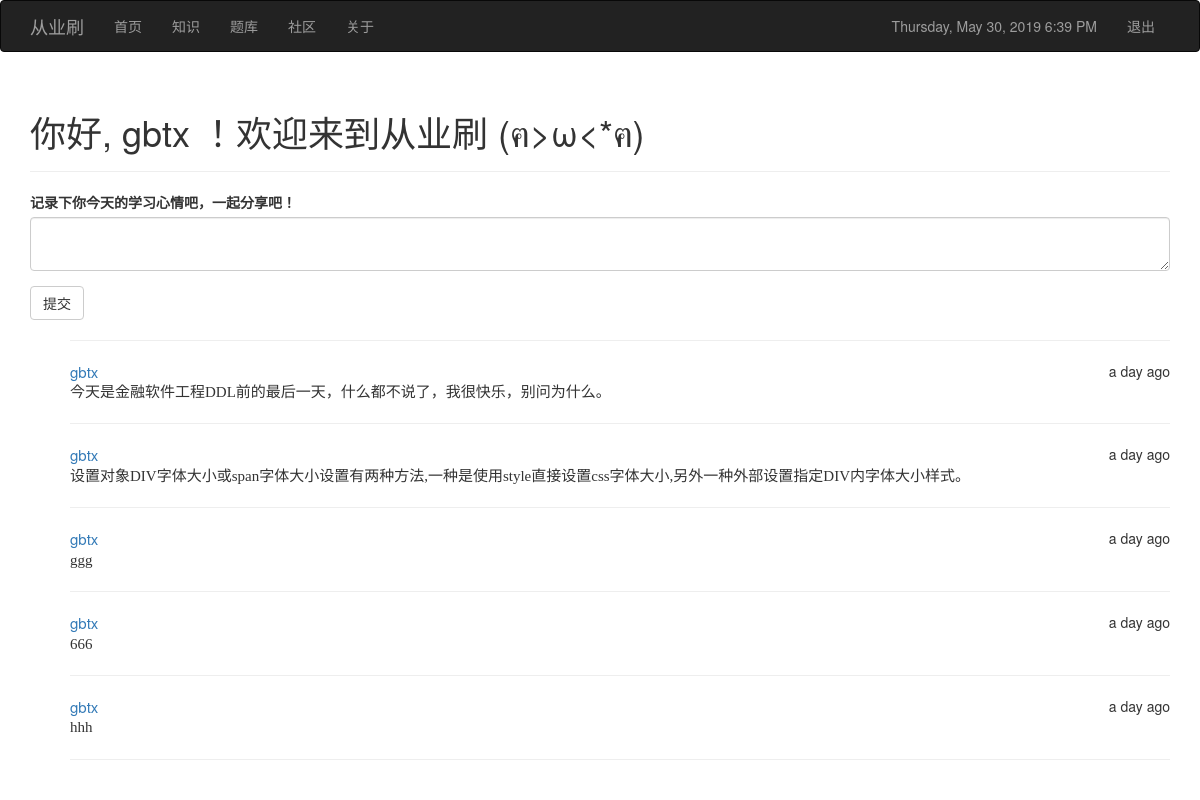
The app's page /community (signed in), older data.
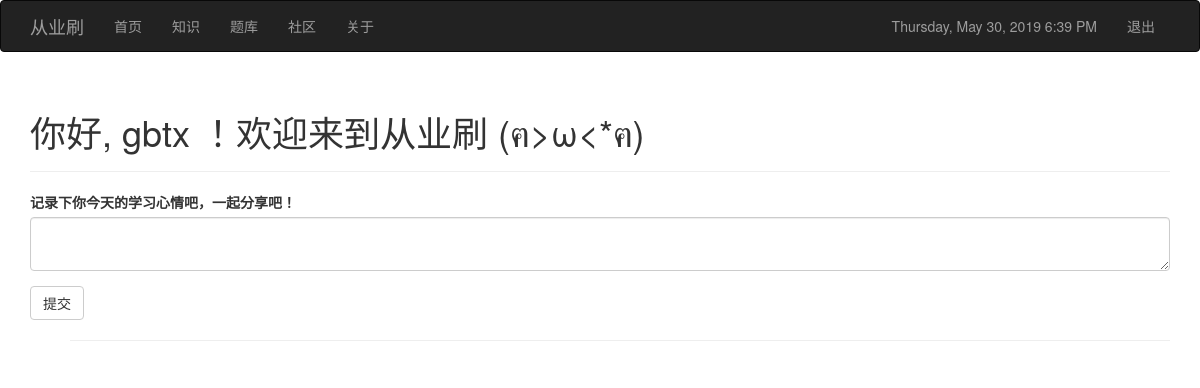
The same page, newer data.
### app.py (models this page shows, shortened)
class User(UserMixin, db.Model):
    __tablename__ = 'users'
    id = db.Column(db.Integer, primary_key=True)
    email = db.Column(db.String(64), unique=True, index=True)
    username = db.Column(db.String(64), unique=True, index=True)
    role_id = db.Column(db.Integer, db.ForeignKey('roles.id'))
    password_hash = db.Column(db.String(128))
    posts = db.relationship('Post', backref='author', lazy='dynamic')
    done = db.relationship('Done',
                           foreign_keys=[Done.user_id],
                           backref=db.backref('user', lazy='joined'),
                           lazy='dynamic',
                           cascade='all, delete-orphan')
    @property
    def password(self):
        raise AttributeError('password is not a readable attribute')

class Post(db.Model):
    __tablename__ = 'posts'
    id = db.Column(db.Integer, primary_key=True)
    body = db.Column(db.Text)
    timestamp = db.Column(db.DateTime, index=True, default=datetime.utcnow)
    author_id = db.Column(db.Integer, db.ForeignKey('users.id'))

### app.py (the view)
@app.route('/community', methods=['GET', 'POST'])
def community():
    form = PostForm()
    if form.validate_on_submit():
        post = Post(body=form.body.data, author=current_user._get_current_object())
        db.session.add(post)
        db.session.commit()
        return redirect(url_for('.community'))
    posts = Post.query.order_by(Post.timestamp.desc()).all()
    return render_template('community.html', posts=posts, form=form, current_time=datetime.utcnow())

### app.py
class PostForm(FlaskForm):
    body = TextAreaField("记录下你今天的学习心情吧，一起分享吧！", validators=[DataRequired()])
    submit = SubmitField('提交')

### app.py (called while the page is built)
@login_manager.user_loader
def load_user(user_id):
    return User.query.get(int(user_id))

### templates/community.html (shortened to what this page needs)
{% extends "base.html" %}
{% import "bootstrap/wtf.html" as wtf %}
{% block head %}
    {{ super() }}
{% endblock %}
{% block page_content %}
<div class="page-header">
    <h1>你好,
        {% if current_user.is_authenticated %}
            {{ current_user.username }}
        {% else %}
            游客
        {% endif %}
        ！欢迎来到从业刷 (ฅ>ω<*ฅ)
    </h1>
</div>
<div>
    {% if current_user.is_authenticated %}
    {{ wtf.quick_form(form) }}
    {% endif %}
</div>
<ul class="posts">
    {% for post in posts %}
        <HR>
    <li class="post">
        <div class="post-author">
            <a href="{{ url_for('index')}}">{{ post.author.username }}</a>
            <span class="post-date">{{ moment(post.timestamp).fromNow() }}</span>
        </div>
        <div class="post-body">{{ post.body }}</div>
    </li>
    {% endfor %}
<HR>
</ul>
{% endblock %}

### templates/base.html (shortened to what this page needs)
{% extends "bootstrap/base.html" %}
{% block head %}
    {{ super() }}
{% endblock %}
{% block navbar %}
    <div class="navbar navbar-inverse" role="navigation">
        <div class="container">
            <div class="navbar-header">
                <a class="navbar-brand">从业刷</a>
            </div>
            <div class="navbar-collapse collapse">
                <ul class="nav navbar-nav">
                    <li><a href="/">首页</a></li>
                    <li><a href="/knowledge">知识</a></li>
                    <li><a href="/bankA">题库</a></li>
                    <li><a href="/community">社区</a></li>
                    <li><a href="/about">关于</a></li>
                </ul>
                <ul class="nav navbar-nav navbar-right">
                    <li><a type="Datetime">{{ moment(current_time).format('LLLL') }}</a></li>
                    {% if current_user.is_authenticated %}
                    <li><a href="{{ url_for('logout') }}">退出</a></li>
                    {% else %}
                    <li><a href="{{ url_for('login') }}">登录</a></li>
                    {% endif %}
                </ul>
            </div>
        </div>
    </div>
{% endblock %}
{% block content %}
    <div class="container">
        {% block page_content %}{% endblock %}
    </div>
{% endblock %}

### templates/community.html (style rules this page uses)
ul li { list-style: none; }

Row changes from the older to the newer data that the page shows:
removed Post: author.username "gbtx", timestamp "a day ago", body "今天是金融软件工程DDL前的最后一天，什么都不说了，我很快乐，别问为什么。"
removed Post: author.username "gbtx", timestamp "a day ago", body "设置对象DIV字体大小或span字体大小设置有两种方法,一种是使用style直接设置css字体大小,另外一种外部设置指定DIV内字体大小样式。"
removed Post: author.username "gbtx", timestamp "a day ago", body "ggg"
removed Post: author.username "gbtx", timestamp "a day ago", body "666"
removed Post: author.username "gbtx", timestamp "a day ago", body "hhh"
